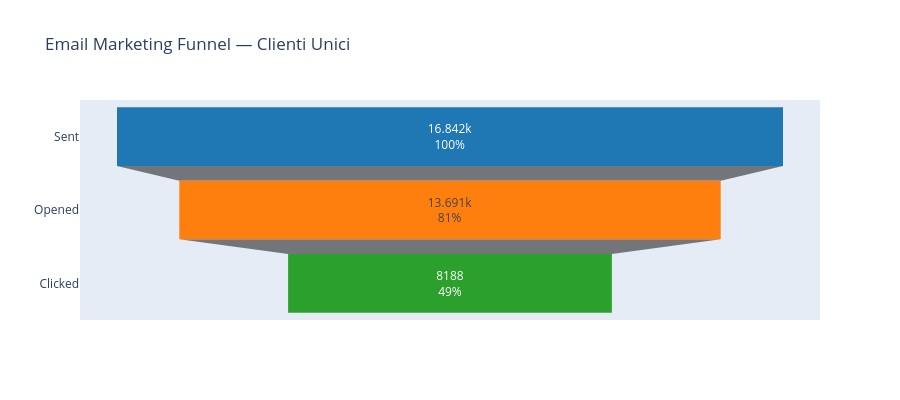

The cell this chart's notebook holds for it:
### Code cell
# ─────────────────────────────────────────────
# 2.3 FUNNEL EMAIL: Sent → Open → Click
# ─────────────────────────────────────────────
# Aggregate at customer level (values constant per customer in the dataset)
nl_cust = df.groupby('customer_id').agg(
    nl_count        = ('nl_count',        'max'),
    nl_open_count   = ('nl_open_count',   'max'),
    nl_click_count  = ('nl_click_count',  'max'),
    total_monetary  = ('line_amount',     'sum'),     # for correlation
    n_purchases     = ('is_return',       lambda x: (x==0).sum())
).reset_index()

nl_cust['nl_open_rate']  = (nl_cust['nl_open_count']  / nl_cust['nl_count'].replace(0, np.nan)).fillna(0)
nl_cust['nl_click_rate'] = (nl_cust['nl_click_count'] / nl_cust['nl_count'].replace(0, np.nan)).fillna(0)

# Engagement segments
def engagement_tier(row):
    if row['nl_count'] == 0:          return '0 — No Newsletter'
    elif row['nl_click_rate'] > 0.10: return '3 — High (click>10%)'
    elif row['nl_open_rate']  > 0.20: return '2 — Mid  (open>20%)'
    else:                             return '1 — Low  (open≤20%)'

nl_cust['eng_tier'] = nl_cust.apply(engagement_tier, axis=1)

# Aggregated funnel
n_sent    = (nl_cust['nl_count']       > 0).sum()
n_opened  = (nl_cust['nl_open_count']  > 0).sum()
n_clicked = (nl_cust['nl_click_count'] > 0).sum()
n_total   = len(nl_cust)

# ── Plot ──
fig = plt.figure(figsize=(18, 7))

# 1. Funnel chart (matplotlib)
ax1 = fig.add_subplot(1, 3, 1)
stages = ['No Newsletter', 'Received Email', 'Opened ≥1 Email', 'Clicked ≥1 Email']
vals   = [n_total - n_sent, n_sent, n_opened, n_clicked]
colors = ['#ADB5BD', '#2176AE', '#F4A261', '#E63946']
y_pos  = [0.75, 0.5, 0.25, 0]
widths = [v / n_total for v in vals]
for y, w, v, s, c in zip(y_pos, widths, vals, stages, colors):
    ax1.barh(y, w, height=0.18, color=c, alpha=0.9)
    ax1.text(w + 0.01, y, f'{s}\n{v:,} ({v/n_total*100:.1f}%)', va='center', fontsize=9)
ax1.set_xlim(0, 1.5)
ax1.set_yticks([])
ax1.set_xlabel('Proportion of total customers')
ax1.set_title('Email Marketing Funnel\n(unique customers)', fontsize=11, fontweight='bold')

# 2. Open Rate Distribution (subscribers only)
ax2 = fig.add_subplot(1, 3, 2)
nl_active = nl_cust[nl_cust['nl_count'] > 0]
ax2.hist(nl_active['nl_open_rate'],   bins=30, alpha=0.7, color='#F4A261', label='Open Rate',  edgecolor='white')
ax2.hist(nl_active['nl_click_rate'],  bins=30, alpha=0.7, color='#E63946', label='Click Rate', edgecolor='white')
ax2.axvline(nl_active['nl_open_rate'].mean(),  color='darkorange', lw=2, ls='--',
            label=f'Avg Open  {nl_active["nl_open_rate"].mean():.2%}')
ax2.axvline(nl_active['nl_click_rate'].mean(), color='darkred',    lw=2, ls='--',
            label=f'Avg Click {nl_active["nl_click_rate"].mean():.2%}')
ax2.set_xlabel('Rate')
ax2.set_ylabel('No. of Customers')
ax2.set_title('Open/Click Rate Distribution\n(newsletter subscribers only)', fontsize=11, fontweight='bold')
ax2.legend(fontsize=8)

# 3. Average spend by engagement tier
ax3 = fig.add_subplot(1, 3, 3)
tier_spend = nl_cust.groupby('eng_tier')['total_monetary'].mean().sort_index()
bars = ax3.bar(tier_spend.index, tier_spend.values, color=['#ADB5BD','#2176AE','#F4A261','#E63946'], alpha=0.9, edgecolor='white')
for bar, val in zip(bars, tier_spend.values):
    ax3.text(bar.get_x() + bar.get_width()/2, bar.get_height() + 5,
             f'€{val:,.0f}', ha='center', va='bottom', fontsize=9)
ax3.set_ylabel('Avg Spend per Customer (EUR)')
ax3.set_title('Avg Spend by Email\nEngagement Tier', fontsize=11, fontweight='bold')
ax3.tick_params(axis='x', labelsize=8)
plt.setp(ax3.get_xticklabels(), rotation=20, ha='right')

plt.suptitle('Email Marketing — Funnel and Purchase Correlation', fontsize=14, fontweight='bold')
plt.tight_layout()
plt.savefig('assets/eda_email_funnel.png', dpi=150, bbox_inches='tight')
plt.show()

# ── INSIGHTS ──
or_avg  = nl_active['nl_open_rate'].mean()
cr_avg  = nl_active['nl_click_rate'].mean()
pct_no  = (nl_cust['nl_count']==0).mean()*100
tier_agg = nl_cust.groupby('eng_tier').agg(
    n=('customer_id','count'), avg_spend=('total_monetary','mean')
).sort_index()

print('\n' + '═'*55)
print('  📧 INSIGHT — EMAIL MARKETING FUNNEL')
print('═'*55)
print(f'  Total customers            : {n_total:,}')
print(f'  No newsletter              : {n_total-n_sent:,}  ({(n_total-n_sent)/n_total*100:.1f}%)')
print(f'  Received at least 1 email  : {n_sent:,}  ({n_sent/n_total*100:.1f}%)')
print(f'  Opened ≥1 email            : {n_opened:,}  ({n_opened/n_sent*100:.1f}% of subscribers)')
print(f'  Clicked ≥1 email           : {n_clicked:,}  ({n_clicked/n_sent*100:.1f}% of subscribers)')
print(f'  Open Rate medio            : {or_avg:.1%}')
print(f'  Click Rate medio           : {cr_avg:.1%}')
print(f'  Click/Open Rate (CTR)      : {cr_avg/or_avg:.1%}')
print('═'*55)
print()
print('  Average spend by engagement tier:')
print(tier_agg.to_string())
print()
high_spend = tier_agg.loc['3 — High (click>10%)', 'avg_spend'] if '3 — High (click>10%)' in tier_agg.index else 0
low_spend  = tier_agg.loc['1 — Low  (open≤20%)',  'avg_spend'] if '1 — Low  (open≤20%)'  in tier_agg.index else 1
print()
print('  ➡ TAKEAWAY BUSINESS:')
print(f'    * "High Engagement" customers spend on average {high_spend/low_spend:.1f}x')
print(f'      more than "Low Engagement" -> newsletter drives revenue,')
print(f'      not just communication.')
print(f'    * {pct_no:.1f}% of customers receive no email: opt-in acquisition opportunity')
print(f'      or historical opt-out signal worth investigating.')
print(f'    * Click/Open rate of {cr_avg/or_avg:.1%} means openers are motivated')
print(f'      -> work on email subject lines to increase overall open rate.')

### Figure 1 — Plotly figure (JSON) as saved in the notebook; plotly's stock layout.template omitted (floating-point values rounded to 4 significant figures)
{"data": [{"marker": {"color": ["#1f77b4", "#ff7f0e", "#2ca02c"]}, "textinfo": "value+percent initial", "textposition": "inside", "type": "funnel", "x": [16842, 13691, 8188], "y": ["Sent", "Opened", "Clicked"]}], "layout": {"height": 400, "title": {"text": "Email Marketing Funnel — Clienti Unici"}}}
